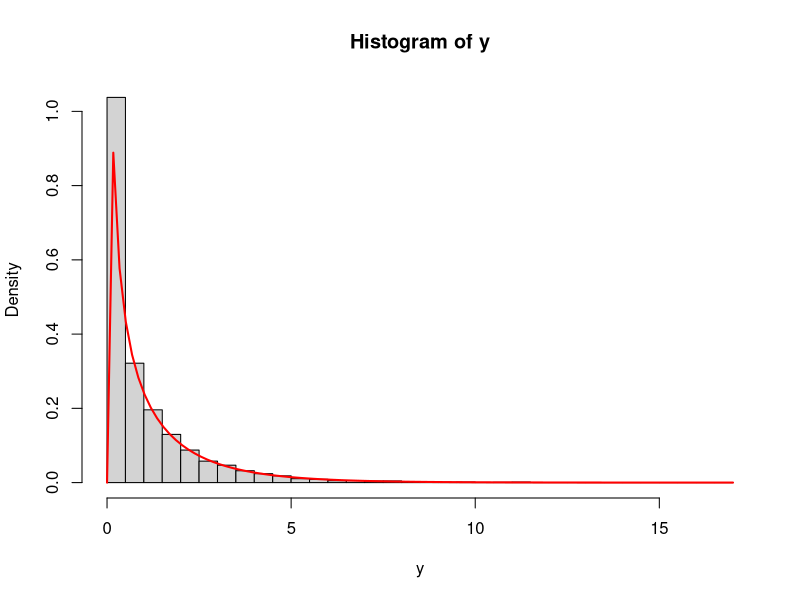

Reproduce this figure in R.
### Tuan 3:

## d p q r

# norm, pois, hyper, unif, norm, chisq, t, f
### d: xac suat
### p: tich luy
### q: 
### r: random


runif(1) # tra ve mot so ngau nhien co phan phoi deu / runif(n, min, max)

throw.coin = function() {
  x = runif(1)
  if(x < 0.5) 0 else 1
}

sample.coin = function(n) {
  replicate(n, throw.coin())
}

x = sample.coin(10)
table(x)

x = rnorm(1)
x^2

n = 10000
x = rnorm(n, mean = 0, sd = 1)
x

y = x^2
hist(y, freq = 0, breaks = 40)
curve(dchisq(x, df=1), add=T, col='red', lty=1, lwd=2)



